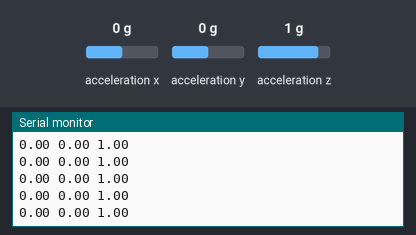
This sketch was run on a simulated Arduino Uno, built for the host (arithmetic inside an expression is 32-bit, double 64-bit). Shown: the last lines printed to the serial monitor. Inputs (shaded band) come from the test bench; at power-on: acceleration x 0 g, acceleration y 0 g, acceleration z 1 g.

Above: at 1.2 s.
1.3 s: acceleration x set to -1.4 g
At 2.4 s:
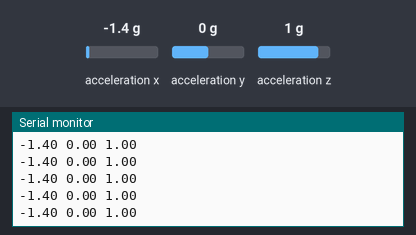
2.8 s: acceleration y set to -1.4 g
At 3.4 s:
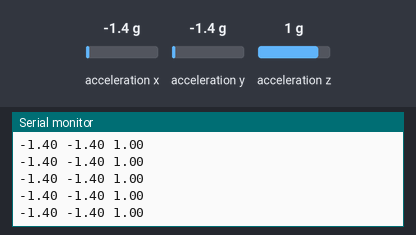
4.3 s: acceleration x set to 0 g
At 5.0 s:
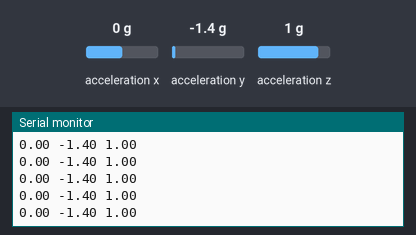
7.3 s: acceleration z set to -1.4 g
At 8.1 s:
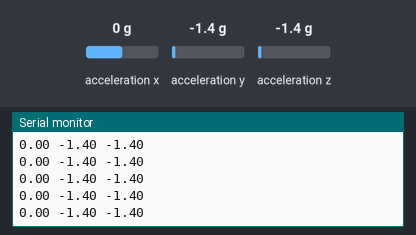
8.8 s: acceleration x set to -0.8 g
At 9.8 s:
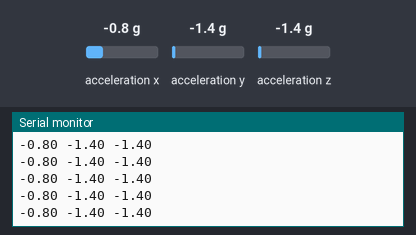
Timing chart, 0 to 11.8 s (numbered marks = the images above; inputs shaded):
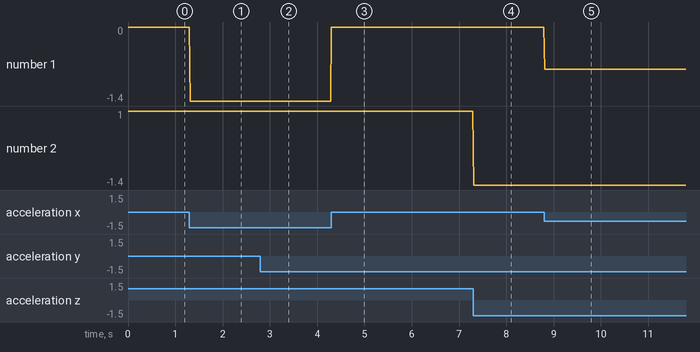

The sketch:

01accelerometer.ino
```cpp
#include "CurieIMU.h"

void setup() {
  Serial.begin(9600); // initialize Serial communication
  while (!Serial);    // wait for the serial port to open

  // initialize device
  // Serial.println("Initializing IMU device...");
  CurieIMU.begin();

  // Set the accelerometer range to 2G
  CurieIMU.setAccelerometerRange(2);
}

void loop() {
  float ax, ay, az;   //scaled accelerometer values

  // read accelerometer measurements from device, scaled to the configured range
  CurieIMU.readAccelerometerScaled(ax, ay, az);

  // display space-separated accelerometer x/y/z values
  Serial.print(ax);
  Serial.print(" ");
  Serial.print(ay);
  Serial.print(" ");
  Serial.print(az);
  Serial.println();
}
```

Measured:
- after the input at 1.3 s, the serial monitor: prints a new line at once (image 1)
- after the input at 2.8 s, the serial monitor: prints a new line at once (image 2)
- after the input at 4.3 s, the serial monitor: prints a new line at once (image 3)
- after the input at 7.3 s, the serial monitor: prints a new line at once (image 4)
- after the input at 8.8 s, the serial monitor: prints a new line at once (image 5)
- plotted number 1: 0 → -1.4 after the input at 1.3 s, 0 → -0.8 after the input at 8.8 s
- plotted number 2: -1.4 → -1 after the input at 8.8 s
